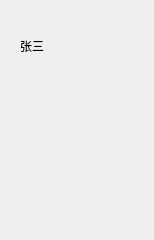
<?xml version="1.0" encoding="UTF-8"?>
<ui version="4.0">
 <class>ItemBusBarWidget</class>
 <widget class="QWidget" name="ItemBusBarWidget">
  <property name="geometry">
   <rect>
    <x>0</x>
    <y>0</y>
    <width>154</width>
    <height>240</height>
   </rect>
  </property>
  <property name="minimumSize">
   <size>
    <width>154</width>
    <height>240</height>
   </size>
  </property>
  <property name="maximumSize">
   <size>
    <width>154</width>
    <height>240</height>
   </size>
  </property>
  <property name="windowTitle">
   <string>ItemBusBarWidget</string>
  </property>
  <widget class="QWidget" name="widgetName" native="true">
   <property name="geometry">
    <rect>
     <x>10</x>
     <y>20</y>
     <width>120</width>
     <height>80</height>
    </rect>
   </property>
   <widget class="QLabel" name="labelName">
    <property name="geometry">
     <rect>
      <x>10</x>
      <y>20</y>
      <width>54</width>
      <height>12</height>
     </rect>
    </property>
    <property name="text">
     <string>张三</string>
    </property>
   </widget>
  </widget>
 </widget>
 <resources/>
 <connections/>
</ui>
